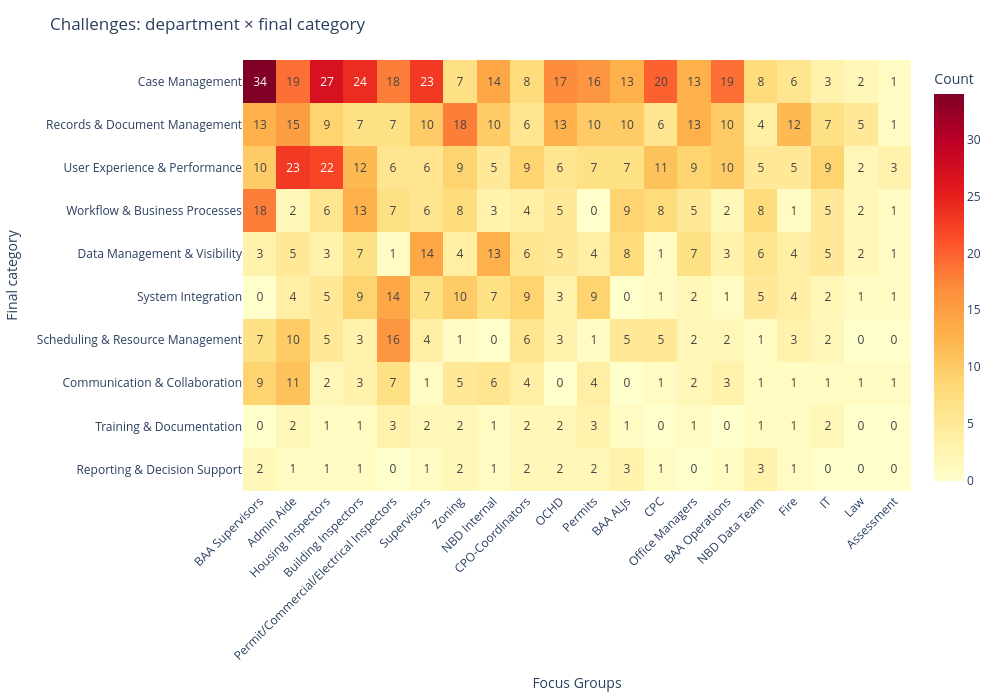

The cell this chart's notebook holds for it:
### Markdown cell above
## 6. Category heatmaps

- **Dense cluster × category** — each cluster is its own row (id + dominant label),
  columns are the per-record `Category`; diagonal-heavy rows are pure clusters.
- **Interactive focus group × final category** — click-free drill-down further down.

### Code cell
heatmap_df = pd.crosstab(df["focus_group"], df["final_category"])
department_order = heatmap_df.sum(axis=1).sort_values(ascending=False).index
category_order = heatmap_df.sum(axis=0).sort_values(ascending=False).index
heatmap_df = heatmap_df.loc[department_order, category_order].T
fig_heatmap = px.imshow(
    heatmap_df,
    labels=dict(x="Focus Groups", y="Final category", color="Count"),
    color_continuous_scale="YlOrRd", text_auto=True, aspect="auto",
)
fig_heatmap.update_layout(
    title="Challenges: department × final category",
    height=700, width=1000, xaxis_tickangle=-45, template="plotly_white",
)
fig_heatmap.show()

### Figure 1 — Plotly figure (JSON) as saved in the notebook; plotly's stock layout.template omitted (floating-point values rounded to 4 significant figures; data arrays with more than 128 entries replaced by an {"elided": "..."} marker saying what was removed)
{"data": [{"coloraxis": "coloraxis", "hovertemplate": "Focus Groups: %{x}<br>Final category: %{y}<br>Count: %{z}<extra></extra>", "name": "0", "texttemplate": "%{z}", "type": "heatmap", "x": ["BAA Supervisors", "Admin Aide", "Housing Inspectors", "Building Inspectors", "Permit/Commercial/Electrical Inspectors", "Supervisors", "Zoning", "NBD Internal", "CPO-Coordinators", "OCHD", "Permits", "BAA ALJs", "CPC", "Office Managers", "BAA Operations", "NBD Data Team", "Fire", "IT", "Law", "Assessment"], "xaxis": "x", "y": ["Case Management", "Records & Document Management", "User Experience & Performance", "Workflow & Business Processes", "Data Management & Visibility", "System Integration", "Scheduling & Resource Management", "Communication & Collaboration", "Training & Documentation", "Reporting & Decision Support"], "yaxis": "y", "z": {"elided": "10x20 int values"}}], "layout": {"coloraxis": {"autocolorscale": false, "colorbar": {"title": {"text": "Count"}}, "colorscale": [[0, "rgb(255,255,204)"], [0.125, "rgb(255,237,160)"], [0.25, "rgb(254,217,118)"], [0.375, "rgb(254,178,76)"], [0.5, "rgb(253,141,60)"], [0.625, "rgb(252,78,42)"], [0.75, "rgb(227,26,28)"], [0.875, "rgb(189,0,38)"], [1, "rgb(128,0,38)"]]}, "height": 700, "margin": {"t": 60}, "title": {"text": "Challenges: department × final category"}, "width": 1000, "xaxis": {"anchor": "y", "domain": [0, 1], "tickangle": -45, "title": {"text": "Focus Groups"}}, "yaxis": {"anchor": "x", "autorange": "reversed", "domain": [0, 1], "title": {"text": "Final category"}}}}
